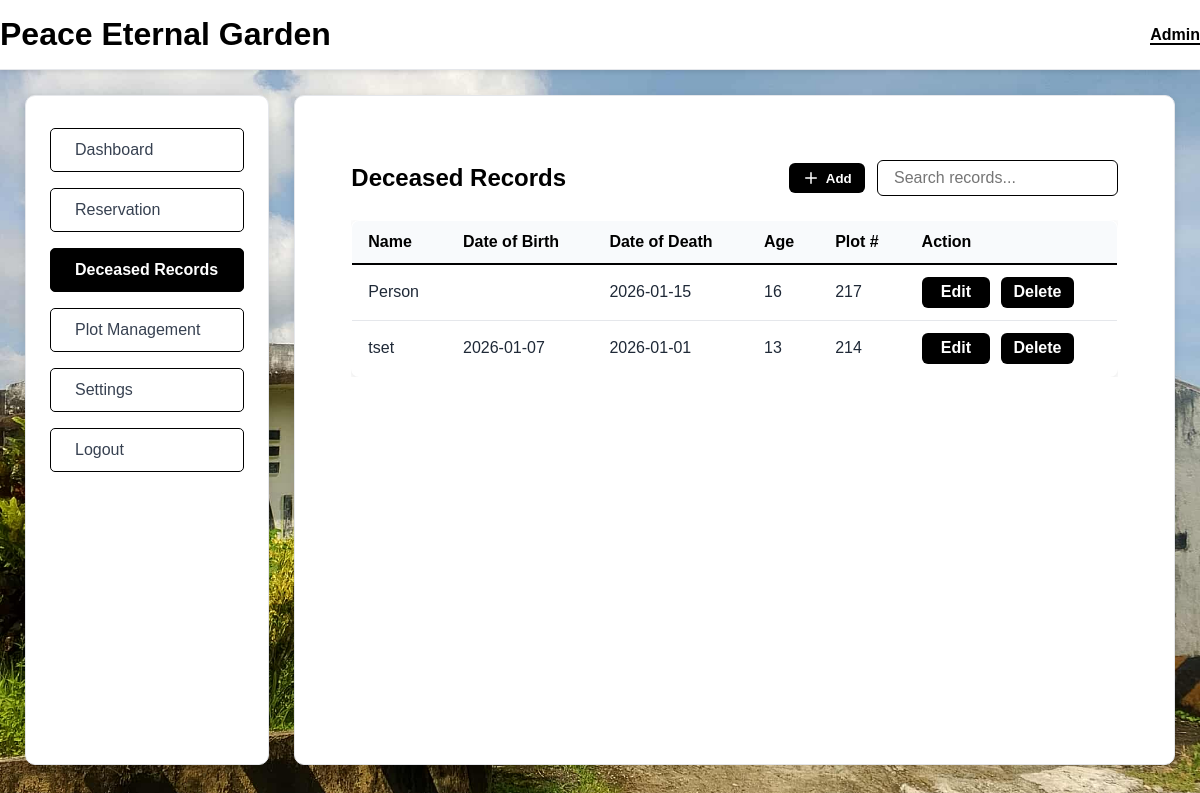
Page /admin/deceased (signed in) on the committed database.
### web.py (models this page shows)
class Deceased(db.Model):
    id = db.Column(db.Integer, primary_key=True)
    name = db.Column(db.String(200), nullable=False)
    dob = db.Column(db.Date, nullable=True)
    dod = db.Column(db.Date, nullable=True)
    buried_date = db.Column(db.Date, nullable=True)
    price = db.Column(db.Float, nullable=True)
    age = db.Column(db.Integer, nullable=True)
    square_meter = db.Column(db.String(50), nullable=True)
    plot_id = db.Column(db.Integer, db.ForeignKey('plot.id'), nullable=False)
    created_at = db.Column(db.DateTime, default=datetime.utcnow)
    plot = db.relationship('Plot', backref='deceased')

class Plot(db.Model):
    id = db.Column(db.Integer, primary_key=True)
    block = db.Column(db.String(50), nullable=True)
    row = db.Column(db.String(50), nullable=True)
    number = db.Column(db.String(50), nullable=False)
    status = db.Column(db.String(50), nullable=True)
    assigned_to = db.Column(db.String(200), nullable=True)
    reserved_date = db.Column(db.Date, nullable=True)
    square_meter = db.Column(db.String(50), nullable=True)
    price = db.Column(db.Float, nullable=True)

### web.py (the view)
@app.route('/admin/deceased')
def admin_deceased():
    if not session.get('admin_id'):
        flash('Please log in as admin.', 'danger')
        return redirect(url_for('loginAdmin'))
    deceased_list = []
    try:
        raw = Deceased.query.order_by(Deceased.created_at.desc()).all()
        for d in raw:
            plot = Plot.query.get(d.plot_id)
            deceased_list.append({
                'id': d.id,
                'name': d.name,
                'dob': d.dob.isoformat() if d.dob else '',
                'dod': d.dod.isoformat() if d.dod else '',
                'price': d.price,
                'age': d.age,
                'plot_id': d.plot_id,
                'plot_number': plot.number if plot else '',
                'block': plot.block if plot else '',
                'row': plot.row if plot else '',
                'square_meter': plot.square_meter if plot else '',
                'created_at': d.created_at.isoformat()
            })
    except Exception:
        deceased_list = []
    plots = []
    try:
        rawp = Plot.query.filter((Plot.status == None) | (Plot.status == '') | (Plot.status == 'available')).order_by(Plot.number.asc()).all()
        for p in rawp:
            plots.append({ 'id': p.id, 'number': p.number, 'block': p.block, 'row': p.row, 'square_meter': p.square_meter })
    except Exception:
        plots = []
    return render_template('admin/deceasedRecords.html', deceased_records=deceased_list, available_plots=plots)

### web.py (called while the page is built, shortened)
@app.context_processor
def inject_notifications():
    user_id = session.get('user_id')
    if not user_id:
        return {}

### templates/admin/deceasedRecords.html (shortened to what this page needs)
<!DOCTYPE html>
<html lang="en">
<head>
</head>
<body>
<header>
    <div class="container header-flex">
        <h1 style="color: #000000;">Peace Eternal Garden</h1>
        <nav>
            <a href="login.html" class="active">Admin</a>
        </nav>
    </div>
</header>
<section class="parent-section">
    {% include 'partials/admin_sidebar.html' %}
    <div class="right">
        <div class="list-box">
            <div style="width:100%;padding:2rem;">
                <div style="display: flex; align-items: center; justify-content: space-between; margin-bottom: 1.5rem;">
                    <h2 style="color:#000000;margin:0;">Deceased Records</h2>
                    <div style="display: flex; align-items: center; gap: 0.75rem;">
                        <button
                            id="addDeceasedBtn"
                            onclick="openAddDeceasedModal()"
                            style="background: #000000; border: none; border-radius: 6px; padding: 0.45em 1em; display: flex; align-items: center; cursor: pointer; transition: background 0.2s;">
                            <svg xmlns="http://www.w3.org/2000/svg" width="18" height="18" fill="none" viewBox="0 0 24 24" style="margin-right: 0.4em;">
                                <path stroke="#ffffff" stroke-width="2" stroke-linecap="round" stroke-linejoin="round" d="M12 5v14m7-7H5"/>
                            </svg>
                            <span style="color:#ffffff;font-weight:bold;">Add</span>
                        </button>
                        <input
                            type="text"
                            id="deceasedSearch"
                            placeholder="Search records..."
                            style="padding: 0.5em 1em; border-radius: 6px; border: 1px solid #000000; background: #ffffff; color: #333; font-size: 1rem; outline: none; min-width: 220px;"
                            oninput="filterDeceased()"
                        />
                    </div>
                </div>
                <div class="recent-reservations-wrapper">
                    <table class="recent-reservations" id="deceasedTable">
                        <thead>
                            <tr>
                                <th>Name</th>
                                <th>Date of Birth</th>
                                <th>Date of Death</th>
                                <th>Age</th>
                                <th>Plot #</th>
                                <th>Action</th>
                            </tr>
                        </thead>
                        <tbody>
                            {% if deceased_records %}
                                {% for d in deceased_records %}
                                <tr data-id="{{ d.id }}" data-plot="{{ d.plot_number or d.square_meter or '' }}">
                                    <td>{{ d.name }}</td>
                                    <td>{{ d.dob or '' }}</td>
                                    <td>{{ d.dod or '' }}</td>
                                    <td>{{ d.age or '' }}</td>
                                    <td class="plot-cell">{{ d.plot_number or d.square_meter or '' }}</td>
                                    <td>
                                        <button class="action-btn edit-deceased-btn" style="background:#000000;color:#ffffff;font-weight:bold;padding:0.4em 1.2em;border:none;border-radius:6px;font-size:1rem;cursor:pointer;" onclick="openEditDeceasedModal('{{ d.id }}','{{ d.name }}','{{ d.dob }}','{{ d.dod }}','{{ d.age }}','{{ d.square_meter }}')">Edit</button>
                                        <button class="action-btn delete-deceased-btn" data-id="{{ d.id }}" style="background:#000000;color:#ffffff;font-weight:bold;padding:0.4em 0.8em;border:none;border-radius:6px;font-size:1rem;cursor:pointer;margin-left:6px;">Delete</button>
                                    </td>
                                </tr>
                                {% endfor %}
                            {% else %}
                                <tr><td colspan="6" style="color:#9ca3af;text-align:center;padding:2rem;">No records yet.</td></tr>
                            {% endif %}
                        </tbody>
                    </table>
                </div>
            </div>
        </div>
    </div>
</section>
</body>
</html>

### rows in the picture
Deceased: name "Person"
Plot: number "217"
Deceased: name "tset"
Plot: number "214"

### other values in the picture
{{ d.dod or '' }} "2026-01-15" "2026-01-01"
{{ d.age or '' }} "16" "13"
{{ d.dob or '' }} "2026-01-07"
